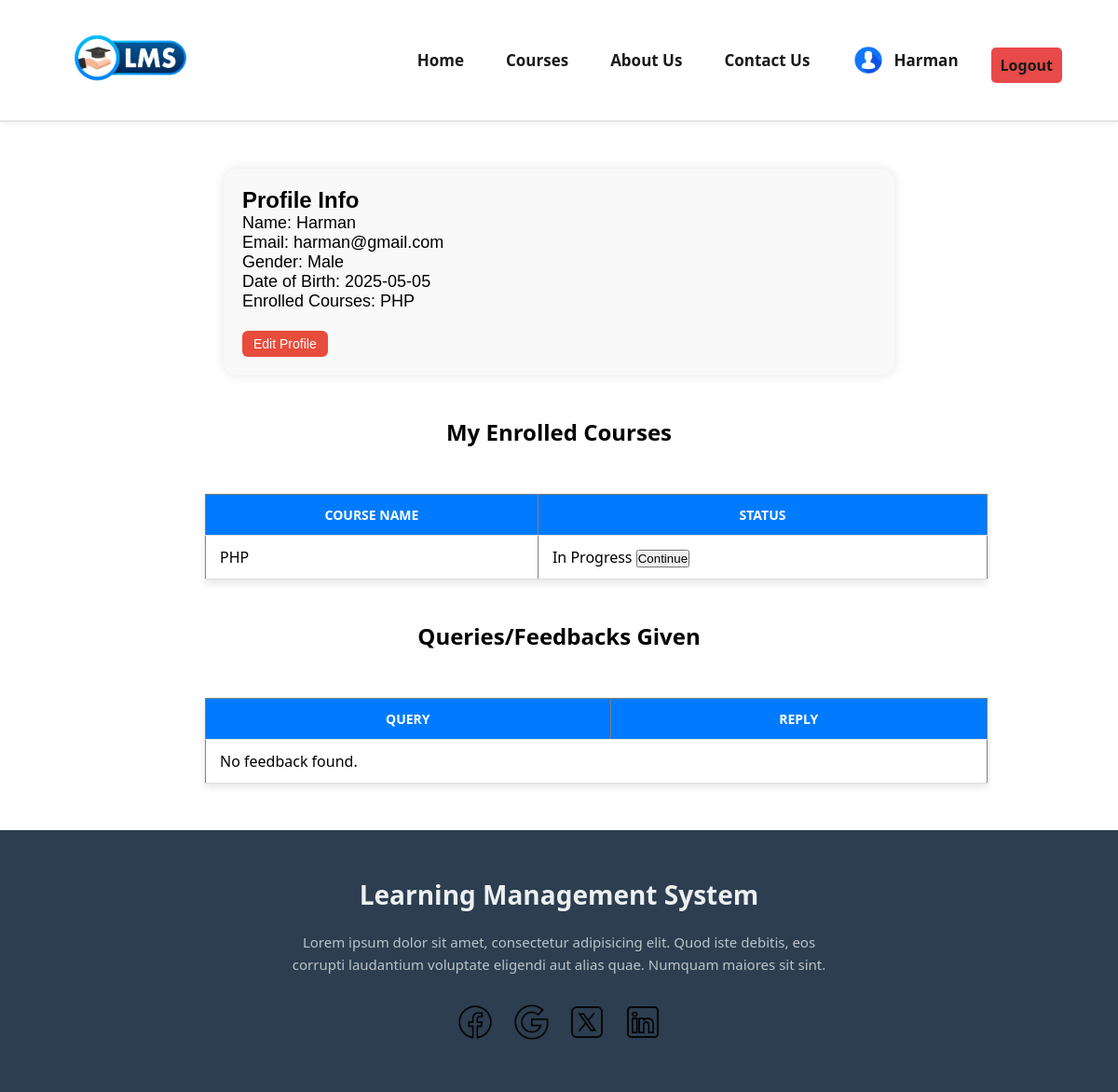
The app's page /dashboard.php (signed in) with its own data.
### tables this page shows
CREATE TABLE `users` (
  `id` int(11) NOT NULL,
  `username` varchar(255) NOT NULL,
  `email` varchar(255) NOT NULL,
  `password` varchar(255) NOT NULL,
  `gender` varchar(255) NOT NULL,
  `dob` date NOT NULL,
  `role` varchar(11) NOT NULL DEFAULT 'user'
);

CREATE TABLE `enrolled` (
  `id` int(11) NOT NULL,
  `user_id` int(11) NOT NULL,
  `enrolled_courses` varchar(111) NOT NULL,
  `completed_chapters` varchar(255) NOT NULL,
  `completed` varchar(255) NOT NULL
);

CREATE TABLE `course` (
  `id` int(11) NOT NULL,
  `course_name` varchar(30) NOT NULL,
  `description` varchar(255) NOT NULL,
  `skills` varchar(30) NOT NULL,
  `about` varchar(255) NOT NULL,
  `image` varchar(255) NOT NULL,
  `deleted_at` datetime(6) DEFAULT NULL
);

### dashboard.php (the view, shortened to what this page needs)
<?php
include "header.php";
include "config.php";
$name = $_SESSION['name'];
$user_id = $_SESSION['user_id'];
$enrolled_sql = "SELECT enrolled_courses FROM enrolled WHERE user_id = '$user_id'";
$enrolled_result = $conn->query($enrolled_sql);
$enrolled_row = $enrolled_result->fetch_assoc();
$course_ids_string = $enrolled_row['enrolled_courses'] ?? '';
$enrolled = [];
if (!empty($course_ids_string)) {
    $course_ids_array = explode(' ', $course_ids_string);
    $course_ids_sql = implode(',', array_map('intval', $course_ids_array));
    $courses_sql = "SELECT course_name FROM course WHERE id IN ($course_ids_sql)";
    $courses_result = $conn->query($courses_sql);
    while ($row = $courses_result->fetch_assoc()) {
        $enrolled[] = $row['course_name'];
    }
}
$sql = "SELECT * FROM users WHERE id = '$user_id'";
$result = $conn->query($sql);
$row = $result->fetch_assoc();
$email = $row['email'];
$gender = $row['gender'];
$dob = $row['dob'];
$nameErr = $emailErr = "";
$edit_mode = isset($_POST['edit_mode']) || isset($_POST['update']);
?>
<div class="profile-container">
    <?php if ($edit_mode) { ?>
        <h2>Edit Profile</h2>
        <form action="dashboard.php" method="POST" class="edit-profile-form">
            <label>Name</label>
            <input type="text" name="name" value="<?php echo htmlspecialchars($name); ?>" required>
            <span class="error"><?php echo $nameErr; ?></span><br><br>
            <label>Email</label>
            <input type="email" name="input_email" value="<?php echo htmlspecialchars($email); ?>" required>
            <span class="error"><?php echo $emailErr; ?></span><br><br>
            <label>Gender</label><br>
            <label><input type="radio" name="gender" value="Male" <?php if ($gender == 'Male') echo 'checked'; ?>> Male</label>
            <label><input type="radio" name="gender" value="Female" <?php if ($gender == 'Female') echo 'checked'; ?>> Female</label><br><br>
            <label>Date of Birth</label>
            <input type="date" name="dob" value="<?php echo $dob; ?>" required><br><br>
            <input type="submit" name="update" value="Update Profile">
        </form>
    <?php } else { ?>
        <h2>Profile Info</h2>
        <div class="profile-details">
            Name: <?php echo $name ?><br>
            Email: <?php echo $email ?><br>
            Gender: <?php echo $gender ?><br>
            Date of Birth: <?php echo $dob ?><br>
            Enrolled Courses: <?php echo implode(', ', $enrolled); ?><br><br>
            <form action="dashboard.php" method="POST">
                <input type="submit" class="edit-btn" value="Edit Profile">
            </form>
        </div>
    <?php } ?>
</div>
<br><br>
<h2><center>My Enrolled Courses</center></h2>
<table border="1" cellpadding="10" cellspacing="0" class="enroll-table">
    <tr class="enroll-row">
        <th class='enroll-header'>Course Name</th>
        <th class='enroll-header'>Status</th>
    </tr>
    <?php
    $user_id = $_SESSION['user_id'];
    $sql = "SELECT enrolled_courses, completed FROM enrolled WHERE user_id = '$user_id'";
    $result = $conn->query($sql);
    if ($result && $row = $result->fetch_assoc()) {
        $enrolled_courses = explode(' ', trim($row['enrolled_courses']));
        $completed_courses = explode(' ', trim($row['completed']));
        foreach ($enrolled_courses as $course_id) {
            $course_id = intval($course_id);
            $course_sql = "SELECT course_name FROM course WHERE id = '$course_id'";
            $course_result = $conn->query($course_sql);
            if ($course_result && $course_row = $course_result->fetch_assoc()) {
                $course_name = htmlspecialchars($course_row['course_name']);
                $status = in_array($course_id, $completed_courses) ? "Completed" : "In Progress <a href='enroll.php?id=$course_id'><input type='button' value='Continue'></a>";
                echo "<tr class='enroll-row'>";
                echo "<td class='enroll-cell'>$course_name</td>";
                echo "<td class='enroll-cell'>$status </td>";
                echo "</tr>";
            }
        }
    } else {
        echo "<tr><td colspan='2'>No enrolled courses found.</td></tr>";
    }
    ?>
</table>
<br><br>
<div class="feedback-table-container">
    <h2><center>Queries/Feedbacks Given</center></h2>
    <?php
    $name = $_SESSION['name'];
    $sql = "SELECT * FROM feedback WHERE name = '$name'";
    $result = $conn->query($sql);
    echo "<table class='feedback-table' border='1' cellpadding='10' cellspacing='0'>
    <tr>
        <th class='feedback-header'>Query</th>
        <th class='feedback-header'>Reply</th>
    </tr>";
    if( $result->num_rows == 0) {
        echo "<tr class='feedback-row'><td  class='feedback-cell' colspan='2'>No feedback found.</td></tr>";
    }
    echo "</table>";
    ?>
</div>
<?php include "footer.php"; ?>

### style.css (style rules this page uses)
* { margin: 0; padding: 0; }
html { scroll-behavior: smooth; }
body { font-family: 'Segoe UI', Tahoma, Geneva, Verdana, sans-serif; }
* { margin: 0; padding: 0; box-sizing: border-box; }
.delete-btn, .remove-btn, .edit-btn { background-color: #e74c3c; border: none; color: white; padding: 6px 12px; border-radius: 6px; font-weight: 500; cursor: pointer; transition: background 0.3s ease; font-size: 14px; }
.profile-container { width: 60%; margin: auto; margin-top: 50px; padding: 20px; background: #f9f9f9; border-radius: 15px; box-shadow: 0 0 12px rgba(0, 0, 0, 0.1); font-family: sans-serif; }
.profile-details { font-size: 18px; }
.feedback-table, .enroll-table { width: 70%; border-collapse: collapse; padding-top: 50px; margin-top: 50px; margin-left: 220px; font-family: 'Segoe UI', Tahoma, Geneva, Verdana, sans-serif; font-size: 16px; box-shadow: 0 4px 8px rgba(0, 0, 0, 0.1); }
.feedback-header, .enroll-header { background-color: #007BFF; color: white; text-transform: uppercase; font-size: 14px; padding: 12px 15px; border-bottom: 1px solid #ddd; }
.feedback-cell, .enroll-cell { padding: 12px 15px; border-bottom: 1px solid #ddd; vertical-align: top; }

### records on screen
users: email "harman@gmail.com", gender "Male", dob "2025-05-05"
enrolled: course.course_name "PHP"

### other values on screen
$_SESSION['name'] "Harman"
$name "Harman"
implode(', ', $enrolled) "PHP"
